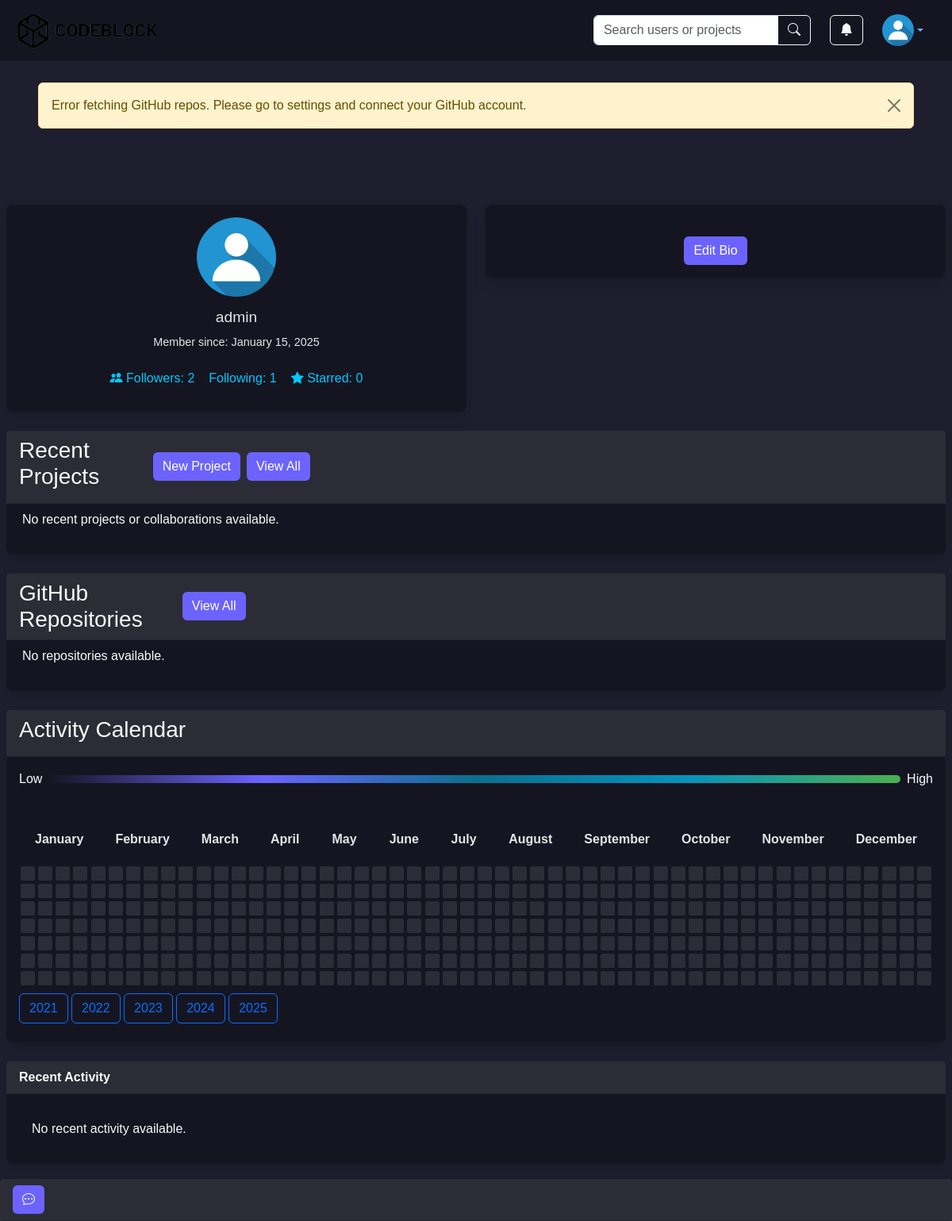
Page /profile/admin/ (signed in) on the earlier database version.
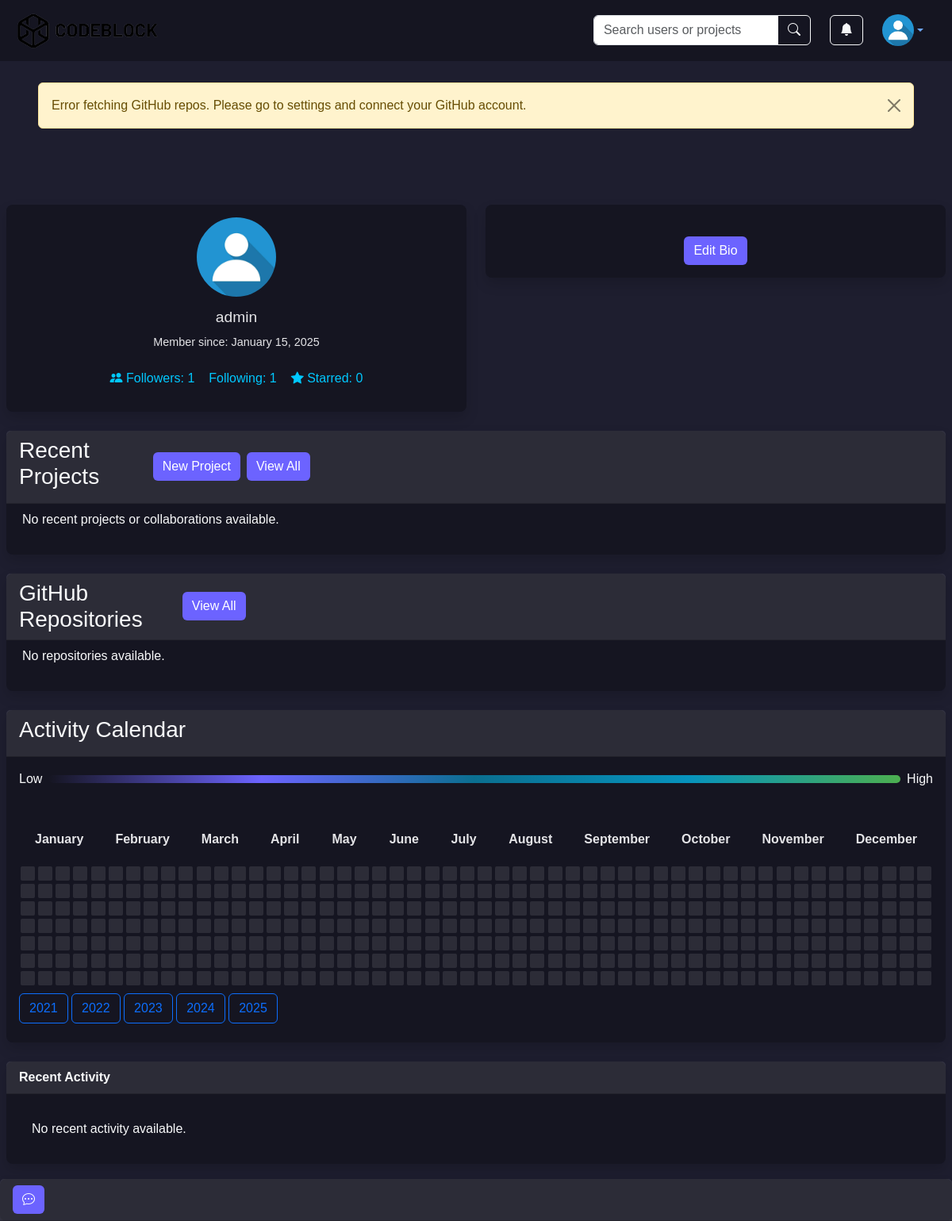
Same page on the later database version.
### user/models.py (models this page shows, shortened)
class CustomUser(AbstractUser):
    profile_picture = models.ImageField(upload_to='profile_pictures/', null=True, blank=True)
    following = models.ManyToManyField('self', symmetrical=False, related_name='followers', blank=True)
    bio = models.TextField(blank=True)
    project_dir = models.CharField(max_length=512, null=True, blank=True)
    default_mem_limit = models.CharField(max_length=10, default='512m',
                                         help_text="Default memory limit for Docker containers.")
    default_memswap_limit = models.CharField(max_length=10, default='1g',
                                             help_text="Memory + swap limit for Docker containers.")
    default_cpus = models.DecimalField(max_digits=3, decimal_places=2, default=0.5,
                                       help_text="Number of CPUs allocated for Docker containers.")
    default_cpu_shares = models.PositiveIntegerField(default=512,
                                                     help_text="Relative CPU weight for Docker containers.")
    def is_following(self, user):
        return self.following.filter(id=user.id).exists()

### profile/views.py (the view, shortened to what this page needs)
# urls.py: path("profile/<str:username>/", ProfileView.as_view(), name="profile"),
class ProfileView(TemplateView):
    template_name = 'profile.html'
    def get(self, request, *args, **kwargs):
        username = self.kwargs.get("username")
        if username:
            user_profile = get_object_or_404(CustomUser, username=username)
        else:
            user_profile = request.user
        owned_projects = Project.objects.filter(user=user_profile)
        collaborating_projects = user_profile.collaborating_projects.all()
        user_projects = owned_projects | collaborating_projects
        if isinstance(request.user, AnonymousUser):
            user_projects = user_projects.filter(is_public=True)
            is_following = False
            following_users = []
            followers_users = []
            chat_rooms = []
            enabled_notifications = None
        else:
            if user_profile != request.user:
                user_projects = user_projects.filter(
                    models.Q(is_public=True) | models.Q(collaborators=request.user)
                )
            is_following = request.user.is_following(user_profile)
            following_users = request.user.following.all()
            followers_users = request.user.followers.all()
            chat_rooms = ChatRoom.objects.filter(participants=request.user)
            enabled_notifications = ActivityLog.objects.filter(user=request.user, notification_enabled=True)
        user_projects = user_projects.distinct().order_by('-modified_at')
        activity_days, recent_activity, years = user_activity(user_profile)
        github_repos = []
        if not isinstance(request.user, AnonymousUser):
            try:
                if user_profile == request.user:
                    access_token = request.user.social_auth.get(provider='github').extra_data['access_token']
                else:
                    access_token = user_profile.social_auth.get(provider='github').extra_data['access_token']
                github = Github(access_token)
                github_repos = github.get_user().get_repos()
            except Exception:
                messages.warning(request, "Error fetching GitHub repos. Please go to settings and connect your GitHub account.")
        context = {
            'home': HomePage.objects.first(),
            'user_profile': user_profile,
            'user_projects': user_projects,
            'activity_days': activity_days,
            'recent_activity': recent_activity,
            'is_own_profile': user_profile == request.user,
            'is_following': is_following,
            'recent_chats': chat_rooms,
            'all_users': list(set(following_users) | set(followers_users)),
            'all_messages': Message.objects.filter(room__in=chat_rooms).order_by('timestamp'),
            'enabled_notifications': enabled_notifications,
            'github_repos': github_repos,
            'years': years,
        }
        return self.render_to_response(context)

### profile/templates/profile.html (shortened to what the changed rows need)
{% extends 'base.html' %}
{% block extra_head %}
{% load static %}
<link rel="stylesheet" type="text/css" href="{% static 'profile.css' %}">
{% endblock %}
{% block content %}
<div class="row mb-4">
    <div class="col-md-6">
        <div class="card profile-info shadow border-0">
            <div class="card-body text-center">
                {% if user.is_authenticated %}
                {% if is_own_profile %}
                <img src="{{ user.profile_picture.url }}" alt="Profile" class="profile-image mb-1">
                {% endif %}
                {% else %}
                <a href="{% url 'login' %}" class="btn text-light p-0">
                    <i class="bi bi-person-circle"></i>
                    <img src="{{ user_profile.profile_picture.url }}" alt="Profile" class="profile-image mb-1">
                </a>
                {% endif %}
                <h5>{{ user_profile.username }}</h5>
                <p>Member since: {{ user_profile.date_joined|date:"F j, Y" }}</p>
                <div class="follow-info mt-2 d-flex justify-content-center align-items-center">
                    <p>
                        <button type="button" class="btn follow-info p-2" data-bs-toggle="modal"
                                data-bs-target="#followersModal">
                            <i class="bi bi-people-fill"></i>
                            Followers: {{ user_profile.followers.count }}
                        </button>
                    </p>
                    <p>
                        <button type="button" class="btn follow-info p-2" data-bs-toggle="modal"
                                data-bs-target="#followingModal">
                            Following: {{ user_profile.following.count }}
                        </button>
                    </p>
                    <p>
                        <button type="button" class="btn follow-info p-2" data-bs-toggle="modal"
                                data-bs-target="#likedProjectsModal">
                            <i class="bi bi-star-fill"></i>
                            Starred: {{ user_profile.liked_projects.count }}
                        </button>
                    </p>
                </div>
            </div>
        </div>
    </div>
</div>
{% endblock %}

### home/templates/base.html (shortened to what this page needs)
<!DOCTYPE html>
<html lang="en">
<head>
    <link href="https://cdn.jsdelivr.net/npm/bootstrap@5.3.2/dist/css/bootstrap.min.css" rel="stylesheet">
    <link href="https://cdn.jsdelivr.net/npm/bootstrap-icons/font/bootstrap-icons.css" rel="stylesheet">
    {% load static %}
    <link rel="stylesheet" type="text/css" href="{% static 'base.css' %}">
    <link rel="stylesheet" type="text/css" href="{% static 'base.js' %}">
    {% block extra_head %}{% endblock %}
</head>
<body>
{% if messages %}
    <div class="mt-5 m-5">
        {% for message in messages %}
            <div class="alert alert-{{ message.tags }} alert-dismissible fade show" role="alert">
                {{ message }}
                <button type="button" class="btn-close" data-bs-dismiss="alert" aria-label="Close"></button>
            </div>
        {% endfor %}
    </div>
{% endif %}
<nav class="navbar fixed-top navbar-expand-lg navbar-dark">
    <div class="container-fluid">
        <a class="navbar-brand" href="{% url 'home' %}">
            <img src="{{ home.logo.image.url }}" alt="{{ home.website_title }}" class="navbar-logo text-light" style="width: 200px;">
        </a>
        <div class="collapse navbar-collapse" id="navbarContent">
            <div class="ms-auto">
                <form class="d-flex me-4" action="{% url 'search' %}" method="get">
                    <div class="input-group">
                        <input class="form-control" type="search" name="query" placeholder="Search users or projects"
                               aria-label="Search">
                        <button class="btn btn-outline-light" type="submit">
                            <i class="bi bi-search"></i>
                        </button>
                    </div>
                </form>
            </div>
            {% if user.is_authenticated %}
            <div class="dropdown me-4" data-bs-theme="dark">
                <button class="btn btn-outline-light" id="notificationsDropdown" data-bs-toggle="modal"
                        data-bs-target="#notificationsModal">
                    <i class="bi bi-bell-fill"></i>
                </button>
            </div>
            {% endif %}
            <div class="dropdown me-4" data-bs-theme="dark">
                {% if user.is_authenticated %}
                <a href="{% url 'profile' username=user.username %}"
                   class="d-flex align-items-center dropdown-toggle" id="userDropdown" data-bs-toggle="dropdown"
                   aria-expanded="false">
                    <img src="{{ user.profile_picture.url }}" alt="Profile Picture" width="40" height="40"
                         class="rounded-circle">
                </a>
                {% else %}
                <a href="{% url 'login' %}" class="btn btn-outline-light me-2">Sign In</a>
                <a href="{% url 'register' %}" class="btn btn-light">Sign Up</a>
                {% endif %}
            </div>
        </div>
    </div>
</nav>
<main class="main-content p-2 pb-5 pt-5">
    {% block content %}{% endblock %}
</main>
{% if user.is_authenticated %}
<div class="chat-box">
    <div class="card">
        <div class='card-header'>
            <button class="btn btn-secondary" type="button" data-bs-toggle="collapse"
                    data-bs-target="#chatCardCollapse, #mainChatCard" id="toggleButton">
                <i class="bi bi-chat-dots"></i>
            </button>
        </div>
    </div>
</div>
{% endif %}
</body>
</html>

Differences in the rows shown:
changed CustomUser "admin": followers.count "2" → "1"
